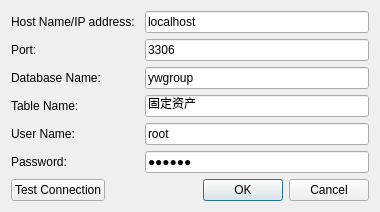
<?xml version="1.0" encoding="UTF-8"?>
<ui version="4.0">
 <class>SetDatabaseAndTableDialog</class>
 <widget class="QDialog" name="SetDatabaseAndTableDialog">
  <property name="geometry">
   <rect>
    <x>0</x>
    <y>0</y>
    <width>380</width>
    <height>207</height>
   </rect>
  </property>
  <property name="windowTitle">
   <string>SetDatabaseAndTableDialog</string>
  </property>
  <layout class="QGridLayout" name="gridLayout">
   <item row="0" column="0">
    <layout class="QFormLayout" name="formLayout">
     <item row="0" column="0">
      <widget class="QLabel" name="hostnameLabel">
       <property name="text">
        <string>Host Name/IP address: </string>
       </property>
      </widget>
     </item>
     <item row="0" column="1">
      <widget class="QLineEdit" name="hostnameLineEdit">
       <property name="text">
        <string>localhost</string>
       </property>
       <property name="placeholderText">
        <string/>
       </property>
      </widget>
     </item>
     <item row="1" column="0">
      <widget class="QLabel" name="portLabel">
       <property name="text">
        <string>Port: </string>
       </property>
      </widget>
     </item>
     <item row="1" column="1">
      <widget class="QLineEdit" name="portLineEdit">
       <property name="text">
        <string>3306</string>
       </property>
       <property name="placeholderText">
        <string/>
       </property>
      </widget>
     </item>
     <item row="4" column="0">
      <widget class="QLabel" name="userNameLabel">
       <property name="text">
        <string>User Name: </string>
       </property>
      </widget>
     </item>
     <item row="4" column="1">
      <widget class="QLineEdit" name="userNameLineEdit">
       <property name="text">
        <string>root</string>
       </property>
       <property name="placeholderText">
        <string/>
       </property>
      </widget>
     </item>
     <item row="5" column="0">
      <widget class="QLabel" name="passwordLabel">
       <property name="text">
        <string>Password: </string>
       </property>
      </widget>
     </item>
     <item row="5" column="1">
      <widget class="QLineEdit" name="passwordLineEdit">
       <property name="text">
        <string>123456</string>
       </property>
       <property name="echoMode">
        <enum>QLineEdit::Password</enum>
       </property>
       <property name="placeholderText">
        <string/>
       </property>
      </widget>
     </item>
     <item row="2" column="0">
      <widget class="QLabel" name="databaseNameLabel">
       <property name="text">
        <string>Database Name: </string>
       </property>
      </widget>
     </item>
     <item row="2" column="1">
      <widget class="QLineEdit" name="databaseNameLineEdit">
       <property name="text">
        <string>ywgroup</string>
       </property>
       <property name="placeholderText">
        <string/>
       </property>
      </widget>
     </item>
     <item row="3" column="0">
      <widget class="QLabel" name="tableNameLabel">
       <property name="text">
        <string>Table Name: </string>
       </property>
      </widget>
     </item>
     <item row="3" column="1">
      <widget class="QLineEdit" name="tableNameLineEdit">
       <property name="text">
        <string>固定资产</string>
       </property>
      </widget>
     </item>
    </layout>
   </item>
   <item row="1" column="0">
    <layout class="QHBoxLayout" name="horizontalLayout">
     <item>
      <widget class="QPushButton" name="testConnectionPushButton">
       <property name="text">
        <string>Test Connection</string>
       </property>
      </widget>
     </item>
     <item>
      <widget class="QDialogButtonBox" name="buttonBox">
       <property name="standardButtons">
        <set>QDialogButtonBox::Cancel|QDialogButtonBox::Ok</set>
       </property>
      </widget>
     </item>
    </layout>
   </item>
  </layout>
 </widget>
 <layoutdefault spacing="6" margin="11"/>
 <tabstops>
  <tabstop>hostnameLineEdit</tabstop>
  <tabstop>portLineEdit</tabstop>
  <tabstop>databaseNameLineEdit</tabstop>
  <tabstop>tableNameLineEdit</tabstop>
  <tabstop>userNameLineEdit</tabstop>
  <tabstop>passwordLineEdit</tabstop>
  <tabstop>testConnectionPushButton</tabstop>
 </tabstops>
 <resources/>
 <connections/>
</ui>
